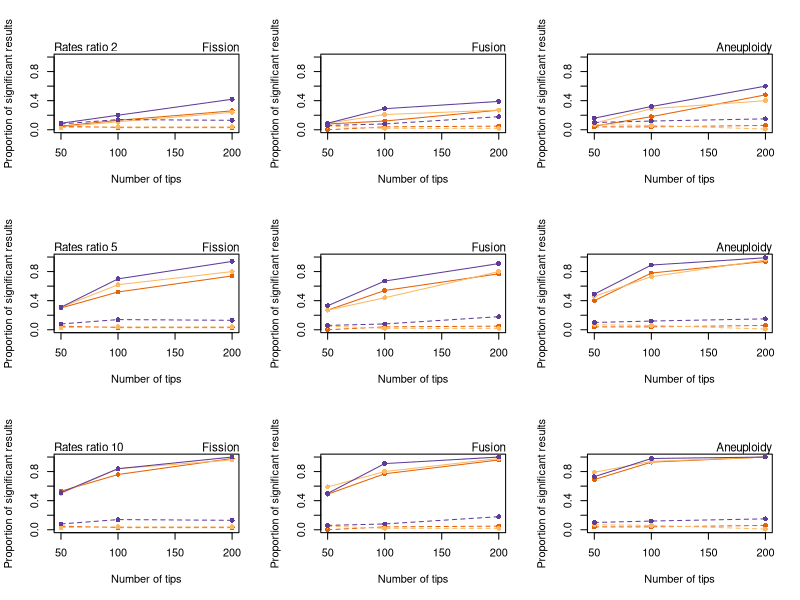

Write the R code that produced this figure.
# Terrence Sylvester
# pradakshanas@gmail.com
# 3rd February 2022

# read data
dat <- read.csv("../results/power.old.method.csv", as.is = T)

# plot
par(mfrow = c(3,3))
for(i in c(2,5,10)){
  # Fission
  plot(x = NULL,
       y = NULL,
       xlab = "Number of tips",
       ylab = "Proportion of significant results",
       xlim = c(50,200),
       ylim = c(0,1))
  mtext(text = paste("Rates ratio", i),side = 3,adj = 0,
        cex = 0.7)
  mtext(text = "Fission",side = 3,adj = 1,
        cex = 0.7)
  # add power lines
  lines(x = dat$tips[dat$cond == 1 & dat$rr == i], y = dat$sigFission[dat$cond == 1 & dat$rr == i],type = "o",col = "#e66101", pch = 16)
  lines(x = dat$tips[dat$cond == 2 & dat$rr == i], y = dat$sigFission[dat$cond == 2 & dat$rr == i],type = "o",col = "#fdb863", pch = 16)
  lines(x = dat$tips[dat$cond == 3 & dat$rr == i], y = dat$sigFission[dat$cond == 3 & dat$rr == i],type = "o",col = "#5e3c99", pch = 16)
  # add fasle positive lines
  lines(x = dat$tips[dat$cond == 1 & dat$rr == 1], y = dat$sigFission[dat$cond == 1 & dat$rr == 1],type = "o",col = "#e66101", pch = 16, lty = 2)
  lines(x = dat$tips[dat$cond == 2 & dat$rr == 1], y = dat$sigFission[dat$cond == 2 & dat$rr == 1],type = "o",col = "#fdb863", pch = 16, lty = 2)
  lines(x = dat$tips[dat$cond == 3 & dat$rr == 1], y = dat$sigFission[dat$cond == 3 & dat$rr == 1],type = "o",col = "#5e3c99", pch = 16, lty = 2)
  # Fusion
  plot(x = NULL,
       y = NULL,
       xlab = "Number of tips",
       ylab = "Proportion of significant results",
       xlim = c(50,200),
       ylim = c(0,1))
  mtext(text = "Fusion",side = 3,adj = 1,
        cex = 0.7)
  # add power lines
  lines(x = dat$tips[dat$cond == 1 & dat$rr == i], y = dat$sigFusion[dat$cond == 1 & dat$rr == i],type = "o",col = "#e66101", pch = 16)
  lines(x = dat$tips[dat$cond == 2 & dat$rr == i], y = dat$sigFusion[dat$cond == 2 & dat$rr == i],type = "o",col = "#fdb863", pch = 16)
  lines(x = dat$tips[dat$cond == 3 & dat$rr == i], y = dat$sigFusion[dat$cond == 3 & dat$rr == i],type = "o",col = "#5e3c99", pch = 16)
  # add false positive lines
  lines(x = dat$tips[dat$cond == 1 & dat$rr == 1], y = dat$sigFusion[dat$cond == 1 & dat$rr == 1],type = "o",col = "#e66101", pch = 16, lty = 2)
  lines(x = dat$tips[dat$cond == 2 & dat$rr == 1], y = dat$sigFusion[dat$cond == 2 & dat$rr == 1],type = "o",col = "#fdb863", pch = 16, lty = 2)
  lines(x = dat$tips[dat$cond == 3 & dat$rr == 1], y = dat$sigFusion[dat$cond == 3 & dat$rr == 1],type = "o",col = "#5e3c99", pch = 16, lty = 2)
  # Aneuploidy
  plot(x = NULL,
       y = NULL,
       xlab = "Number of tips",
       ylab = "Proportion of significant results",
       xlim = c(50,200),
       ylim = c(0,1))
  mtext(text = "Aneuploidy",side = 3,adj = 1,
        cex = 0.7)
  # add power lines
  lines(x = dat$tips[dat$cond == 1 & dat$rr == i], y = dat$sigAneuploidy[dat$cond == 1 & dat$rr == i],type = "o",col = "#e66101", pch = 16)
  lines(x = dat$tips[dat$cond == 2 & dat$rr == i], y = dat$sigAneuploidy[dat$cond == 2 & dat$rr == i],type = "o",col = "#fdb863", pch = 16)
  lines(x = dat$tips[dat$cond == 3 & dat$rr == i], y = dat$sigAneuploidy[dat$cond == 3 & dat$rr == i],type = "o",col = "#5e3c99", pch = 16)
  # add false positive lines
  lines(x = dat$tips[dat$cond == 1 & dat$rr == 1], y = dat$sigAneuploidy[dat$cond == 1 & dat$rr == 1],type = "o",col = "#e66101", pch = 16, lty = 2)
  lines(x = dat$tips[dat$cond == 2 & dat$rr == 1], y = dat$sigAneuploidy[dat$cond == 2 & dat$rr == 1],type = "o",col = "#fdb863", pch = 16, lty = 2)
  lines(x = dat$tips[dat$cond == 3 & dat$rr == 1], y = dat$sigAneuploidy[dat$cond == 3 & dat$rr == 1],type = "o",col = "#5e3c99", pch = 16, lty = 2)
}


